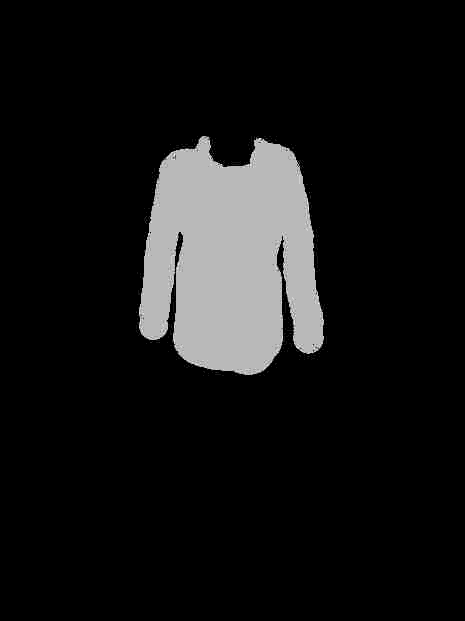
#> input picture Semantic-Segmentation/Documents/labels/IMG_20180309_214234.jpg, 465 x 621 px; its folder holds only this picture in this run
$ python color.py   (Python 2 division)
#> lines starting #> are read from the running program, lines starting #| are printed output that depends on the picture; after the words box and inside, x2 and y2 are one past the last pixel; in counts of white or black regions, pixels touching at a corner belong together
import argparse
import PIL
from PIL import Image
import numpy as np
import os.path
import glob
import random
import ntpath
import cv2
import copy

'''
1 vestido
2 bolso
3 pantalon
4 chaqueta
5 zapas
6 pelo
7 sobrero
8 camiseta
9 legis o piernas o brazos
10 falda
'''
etiqueta = 8

for filename in glob.glob( './labels/IMG_20180309_214234.*'):
	print(filename)
	label = cv2.imread(filename)
#> label is the input picture: shape (621, 465, 3); min 0, max 11, mean 0.915
	img = cv2.imread(filename.replace('labels','images').replace('.jpg','.jpg'))
	img_filt = cv2.imread(filename.replace('labels','images').replace('.jpg','_lad.jpg'))
	print(filename.replace('labels','images').replace('.png','nick.png'))
	print(img_filt)
#| None
	mask = copy.deepcopy(label)
	mask_not = copy.deepcopy(label)
	mask[label != etiqueta]=0
	mask[label == etiqueta]=1
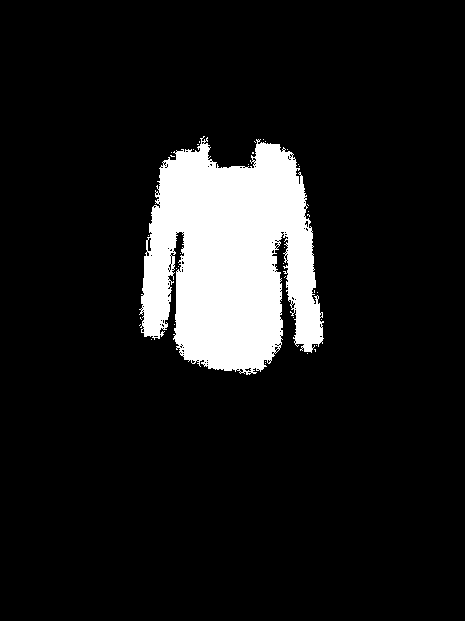
#> mask: shape (621, 465, 3); values 0 (black) and 1 (white), 10.7% white; 37 white regions (36 under 20 px), largest, box (x1, y1, x2, y2) and area: (139, 136, 324, 375) 30847
	mask_not[label == etiqueta]=0
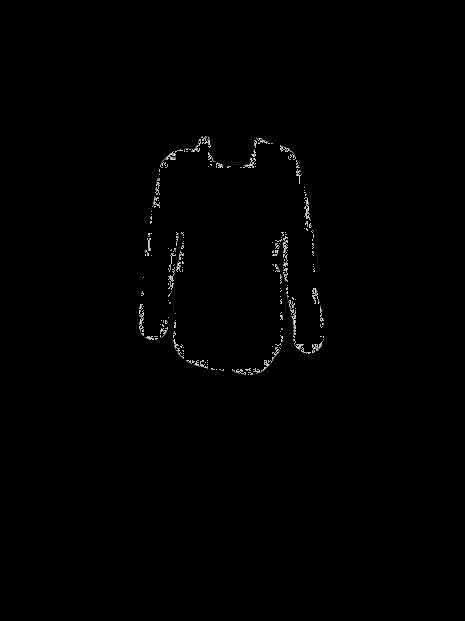
#> mask_not: shape (621, 465, 3); 10.7% of pixels changed, all inside (x1, y1, x2, y2) = (139, 136, 324, 375); drawn with min black and max white
	mask_not[label != etiqueta]=1
	print(np.unique(mask_not))
#| [0 1]
	prenda_enmascarada = img*mask # pasar esta imagen a el metodo
    	cv2.imwrite('ropa.jpg',prenda_enmascarada)
	# hacer el filtro con la prenda enmascarda
#> (the run stopped early here; a loop or call above may not have finished)
